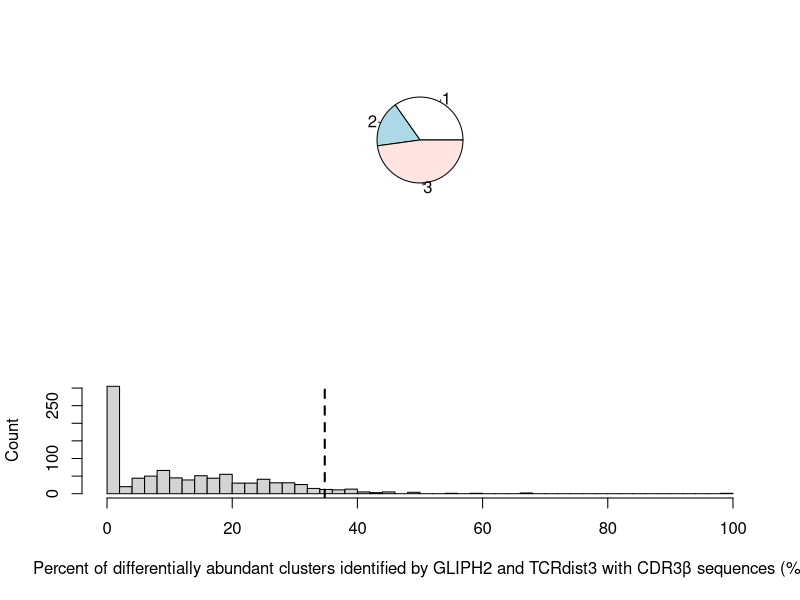

Source code (R):
rm(list=ls())
graphics.off()


overlap_gliph2_tcrdist_correct_status_labels <- read.csv("Extended_Data_Figure_8a.csv")

par(mfrow=c(2,1))
pie(c(sum(!is.na(overlap_gliph2_tcrdist_correct_status_labels$Number.of.GLIPH2.TCRs)&overlap_gliph2_tcrdist_correct_status_labels$Number.of.overlap>0),
sum(!is.na(overlap_gliph2_tcrdist_correct_status_labels$Number.of.GLIPH2.TCRs)&overlap_gliph2_tcrdist_correct_status_labels$Number.of.overlap==0),
sum(is.na(overlap_gliph2_tcrdist_correct_status_labels$Number.of.GLIPH2.TCRs)&overlap_gliph2_tcrdist_correct_status_labels$Number.of.overlap==0)))

overlap_gliph2_tcrdist_randomised_status_labels <- read.csv("Extended_Data_Figure_8b.csv")
hist(overlap_gliph2_tcrdist_randomised_status_labels$prop_of_overlap,breaks = 40,ylab = "Count",xlab="Percent of differentially abundant clusters identified by GLIPH2 and TCRdist3 with CDR3β sequences (%)",main = "")
abline(v=sum(!is.na(overlap_gliph2_tcrdist_correct_status_labels$Number.of.GLIPH2.TCRs)&overlap_gliph2_tcrdist_correct_status_labels$Number.of.overlap>0)/dim(overlap_gliph2_tcrdist_correct_status_labels)[1]*100,lty=2,lwd=2)
  
  